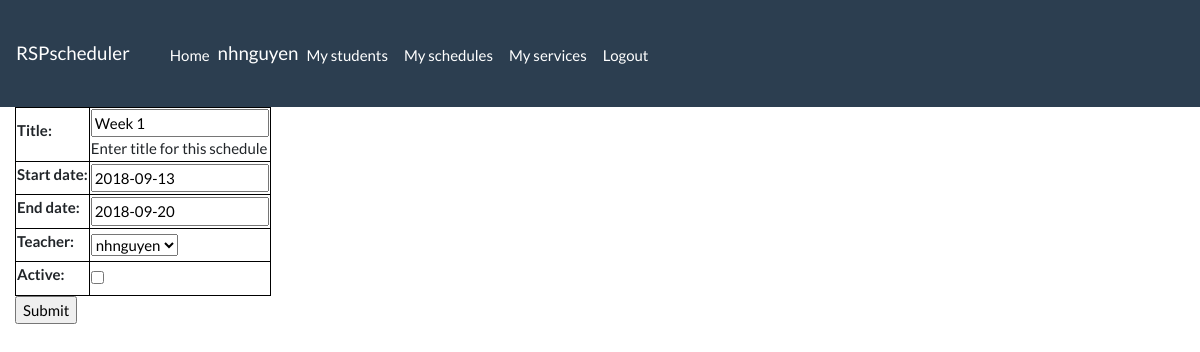
Screenshot of /app/schedule/1/updateschedule (signed in) with the database file from the repository.
### app/models.py (models this page shows, shortened)
class Schedule(models.Model):
    title = models.CharField(max_length=200, help_text='Enter title for this schedule')
    start_date = models.DateField(null=True, blank=True)
    end_date = models.DateField(null=True, blank=True)
    teacher = models.ForeignKey(User, on_delete=models.CASCADE, null=True)
    active = models.BooleanField(default=False)

### app/views.py (the view)
# urls.py: path('schedule/<int:pk>/updateschedule', staff_member_required(views.ScheduleUpdate.as_view()), name='update-schedule'),
class ScheduleUpdate(LoginRequiredMixin, UpdateView):
    login_url = '/accounts/login/'
    model = Schedule
    fields = '__all__'

### app/templates/app/schedule_form.html (shortened to what this page needs)
{% extends "base_template.html" %}
{% block content %}
    <form action="" method="post">
        <table>
            {{form.as_table}}
        </table>
        <input type="submit" value="Submit">
    </form>
{% endblock %}

### app/templates/base_template.html (shortened to what this page needs)
<!DOCTYPE html>
<html lang="en">
<head>
  <link href="https://stackpath.bootstrapcdn.com/bootswatch/4.1.3/flatly/bootstrap.min.css" rel="stylesheet">
  {% load staticfiles %}
  <link rel="stylesheet" href="{% static 'css/styles.css' %}">
</head>
<body>
  <nav class="navbar navbar-expand-lg navbar-dark bg-primary">
    <a class="navbar-brand" href="{% url 'index' %}">RSPscheduler</a>
    <div class="navbar navbar-expand navbar-fixed-top" id="navbarColor01">
        <ul class="navbar-nav pt-1">
          <li class="nav-item"><a class="nav-link" data-toggle="tab" href="{% url 'index' %}">Home</a></li>
          {% if user.is_authenticated %}
            <li class="nav-item"><h5 class="text-white">{{user}}</h5></li>
            <li class="nav-item"><a class="nav-link" data-toggle="tab" href="{% url 'student-list' %}">My students</a></li>
            <li class="nav-item"><a class="nav-link" data-toggle="tab" href="{% url 'schedule-list' %}">My schedules</a></li>
            <li class="nav-item"><a class="nav-link" data-toggle="tab" href="{% url 'service-list' %}"">My services</a></li>
            <li class="nav-item"><a class="nav-link" data-toggle="tab" href="{% url 'logout' %}">Logout</a></li>
          {% else %}
            <li class="nav-item"><a class="nav-link" data-toggle="tab" href="{% url 'login' %}">Login</a></li>
          {% endif %}
        </ul>
    </div>
  </nav>
  <div class="col-sm-10 ">{% block content %}{% endblock %}</div>
</body>
</html>

### app/static/css/styles.css (style rules this page uses)
th, td { border: 1px solid black; }
h5 { margin-top: 6px; }

### rows the page displays
Schedule: title "Week 1", start_date "2018-09-13", end_date "2018-09-20", teacher "nhnguyen"

### other values shown
{{ user }} "nhnguyen"
